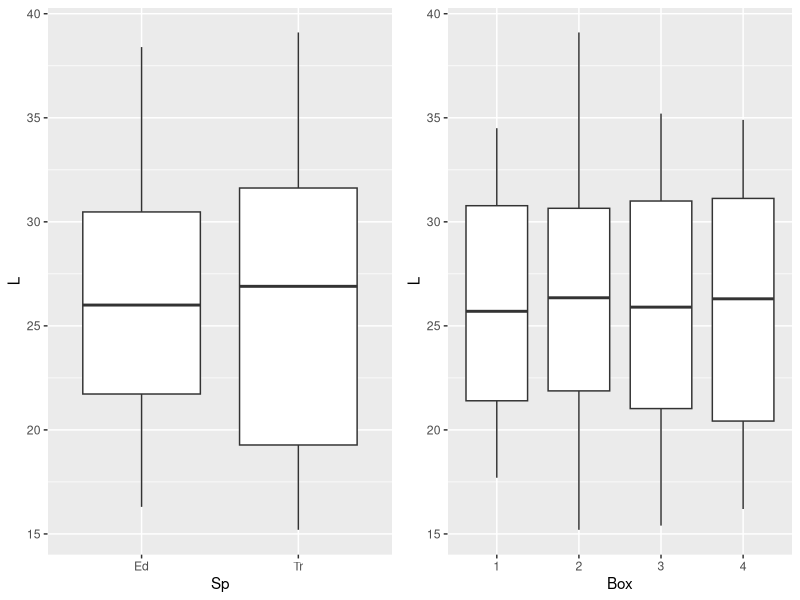
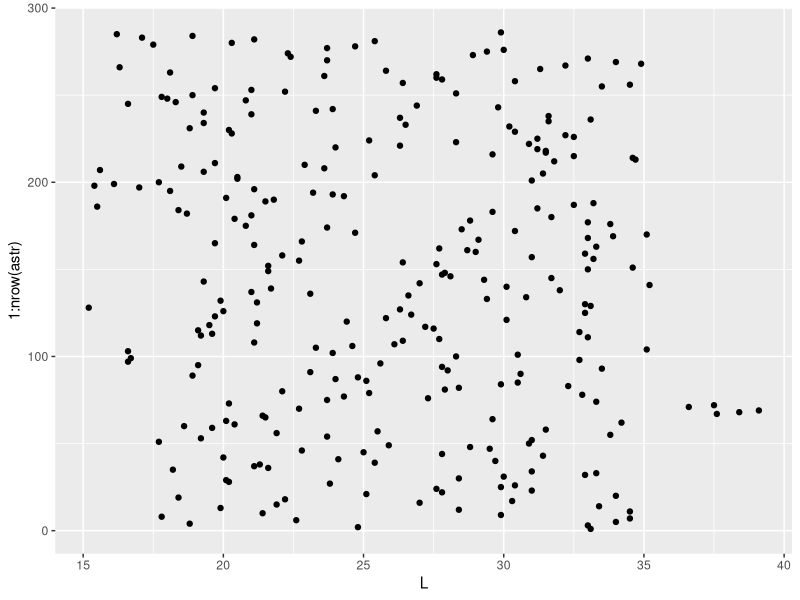
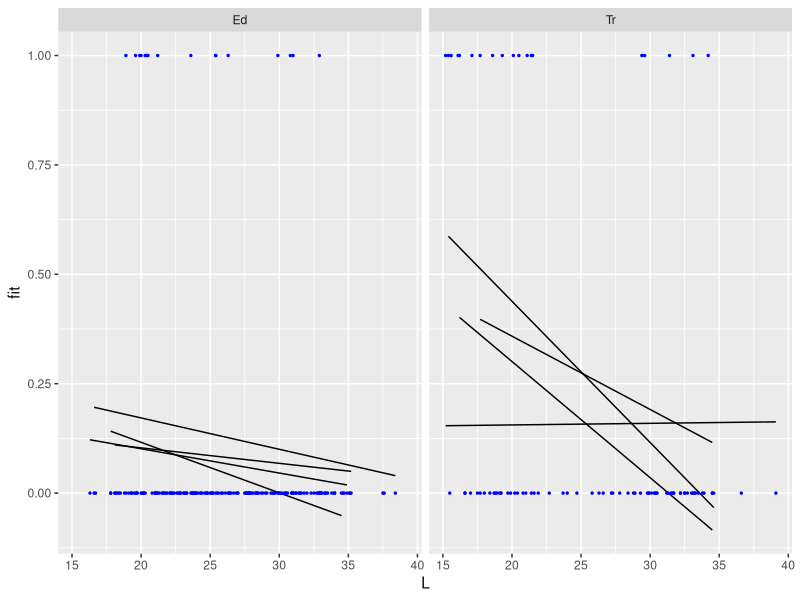
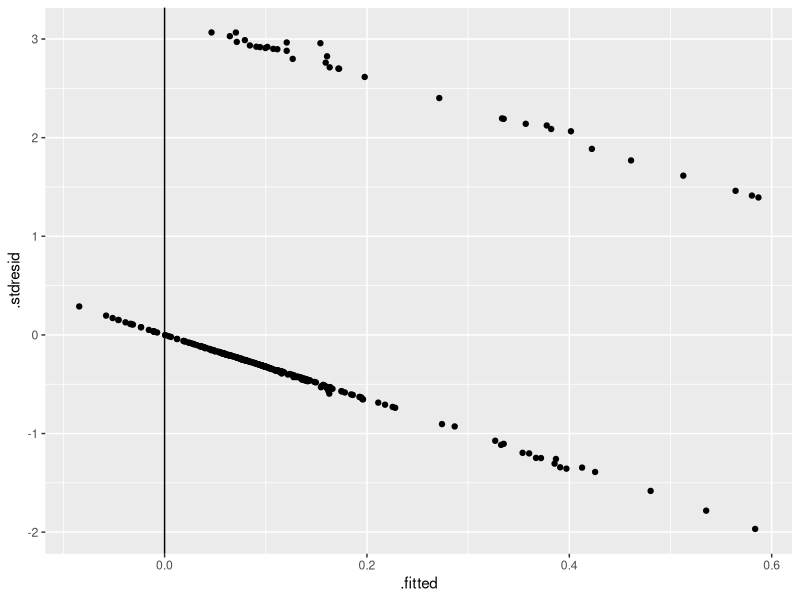

Reproduce these figures in R, in order. (Note: this script raises an error after producing the figures.)
# "Регресионный анализ для бинарных данных"
# Вадим Хайтов, Марина Варфоломеева
# Каф. Зоологии беспозвоночных, СПбГУ
# Линейные модели на R, осень 2015



## Читаем данные

astr <- read.csv('data/aster_mussel.csv', header = TRUE)
head(astr)


astr$Box <- factor(astr$Box)


## Знакомимся с данными

# Нет ли пропущенных значений?

colSums(is.na(astr))

# Каковы объемы выборок?

table(astr$Box)

## Нет ли коллинеарности

library(ggplot2)
library(cowplot)

Pl_Sp <- ggplot(astr, aes(x = Sp, y = L)) + geom_boxplot()
Pl_Box <- ggplot(astr, aes(x = Box, y = L)) + geom_boxplot()
plot_grid(Pl_Sp, Pl_Box, ncol = 2)


## Есть ли выбросы?

ggplot(astr, aes(y = 1:nrow(astr))) + geom_point(aes(x = L) )


## Кодирование бинарной переменной

astr$Out <- ifelse(test = astr$Outcome == 'eaten', yes = 1,  no = 0)


mod_norm <- glm(Out ~ Sp * L * Box, data = astr)

library(dplyr)
new_data <- astr %>% group_by(Sp, Box)%>%
  do(data.frame(L = seq(min(.$L), max(.$L), length.out = 100)))

new_data$fit <- predict(mod_norm, newdata = new_data) # Предсказанные значения

ggplot(new_data, aes(x = L, y = fit)) +
  geom_line(aes(group = Box)) + facet_wrap(~ Sp, ncol = 2) +
  geom_point(data = astr, aes(x = L, y = Out), size = 0.5, color = 'blue')

# Что смущает?


mod_norm_diag <- fortify(mod_norm)
ggplot(mod_norm_diag, aes(x = .fitted, y = .stdresid)) +
  geom_point() + geom_vline(xintercept = 0)



# Строим полную модель

mod <- glm(Out ~ Sp*L*Box, family = binomial(link = 'logit'), data = astr)


## Анализ девиансы для полной модели

library(car)
Anova(mod)

#
# Эту модель можно упростить!
# Упростите ее







## Сравните AIC для финальной и полной модели







# Диагностика финальной модели

mod6_diag <- data.frame(.fitted = predict(mod6, type = 'response'),
                        .resid_p = resid(mod6, type = 'pearson'))

ggplot(mod6_diag, aes(y = .resid_p, x = .fitted)) + geom_point() +
  geom_hline(yintercept = 0) +  geom_smooth(method = 'loess')



# Проверка на сверхдисперсию

# Функция для проверки наличия сверхдисперсии в модели (автор Ben Bolker)
# http://bbolker.github.io/mixedmodels-misc/glmmFAQ.html
overdisp_fun <- function(model) {
  rdf <- df.residual(model)  # Число степеней свободы N - p
  rp <- residuals(model,type='pearson') # Пирсоновские остатки
  Pearson.chisq <- sum(rp^2) # Сумма квадратов остатков, подчиняется Хи-квадрат распределению
  prat <- Pearson.chisq/rdf  # Отношение суммы квадратов остатков к числу степеней свободы
  pval <- pchisq(Pearson.chisq, df=rdf, lower.tail=FALSE) # Уровень значимости
  c(chisq=Pearson.chisq,ratio=prat,rdf=rdf,p=pval)        # Вывод результатов
}


overdisp_fun(mod6)

summary(mod6)

# Визуализация модели

library(dplyr)
new_data <- astr %>% group_by(Sp) %>%
  do(data.frame(L = seq(min(.$L), max(.$L), length.out = 100)))

## Предсказания модели при помощи операций с матрицами

# Модельная матрица и коэффициенты
X <- model.matrix(~ Sp + L, data =  new_data)
b <- coef(mod6)

# Предсказанные значения и стандартные ошибки...
# ...в масштабе функции связи (логит)

new_data$fit_eta <- X %*% b
new_data$se_eta <- sqrt(diag(X %*% vcov(mod6) %*% t(X)))

# ...в масштабе отклика (применяем функцию, обратную функции связи)

logit_back <- function(x) exp(x)/(1 + exp(x)) # обратная логит-трансформация


new_data$fit_pi <- logit_back(new_data$fit_eta)

new_data$lwr_pi <- logit_back(new_data$fit_eta - 2 * new_data$se_eta)
new_data$upr_pi <- logit_back(new_data$fit_eta + 2 * new_data$se_eta)

head(new_data, 2)


ggplot(new_data, aes(x = L, y = fit_eta, fill = Sp)) +
  geom_ribbon(aes(ymin = fit_eta - 2 * se_eta, ymax = fit_eta + 2 * se_eta), alpha = 0.5) +   geom_line(aes(color = Sp))




## Визуализация в шкале вероятностей интуитивно понятнее

ggplot(new_data, aes(x = L, y = fit_pi, fill = Sp)) +
  geom_ribbon(aes(ymin = lwr_pi, ymax = upr_pi), alpha = 0.5) +
  geom_line(aes(color = Sp)) +
  labs(y='Вероятность', title = 'Вероятность быть съеденной')








##########################################
#Самостоятельная работа

##########################################





#####################################3

# Множественная логистическая регрессия

surviv <- read.table("data/ICU.csv", header=TRUE, sep=";")


##Сделаем факторами те дискретные предикторы, которые обозначенны цифрами
surviv$PO2 <- factor(surviv$PO2)
surviv$PH <- factor(surviv$PH)
surviv$PCO <- factor(surviv$PCO)
surviv$BIC <- factor(surviv$BIC)
surviv$CRE <- factor(surviv$CRE)
surviv$LOC <- factor(surviv$LOC)


M1 <- glm(STA ~ ., family = "binomial", data = surviv)
summary(M1)


##Задание: Проведите анализ девиансы для данной модели
Anova(M1)

##Задание: Подберите оптмальную модель и проведите ее диагностику
drop1(M1, test = "Chi")
M2 <- update(M1, .~.-CRE)

step(M1, direction = "backward")




M16 <- glm(formula = STA ~ AGE + CAN + SYS + TYP + PH + PCO + LOC, family = "binomial",   data = surviv)

Anova(M16)

AIC(M15, M16)

anova(M15, M1, test = "Chi")

summary(M15)


M15_diagn <- fortify(M15)

ggplot(M15_diagn, aes(x = .fitted, y =.stdresid)) + geom_point() + geom_smooth()







library(dplyr)

M15_diagn$group <- ntile(M15_diagn$.fitted, 10)

resi_and_fit <- M15_diagn %>%  group_by(group) %>%  summarise(mean_fit = mean(.fitted), mean_res = mean(.stdresid))

qplot(resi_and_fit$mean_fit, resi_and_fit$mean_res ) + geom_smooth()

lm(mean_res ~ mean_fit, data = resi_and_fit )

exp(coef(M15)[3])


#Визуализируем предсказания модели, взяв пр этом TYPE == mergency

MyData = expand.grid(AGE = ,
                     CAN = ,
                     SYS = ,
                     LOC = ,
                     TYP = "Emergency")

MyData$Predicted <- predict(M15, newdata = MyData, type = )



ggplot(MyData, aes(x=, y = Predicted, color = , group = )) + geom_line() + facet_grid(LOC~ CAN, labeller = label_both) + scale_color_gradient(low = "green",  high = "red") + labs(label = list(x = "Давление в момент реанимации (SYS)", y = "Вероятность гибели", color = "Возраст", title = "Предсказания модели"))

